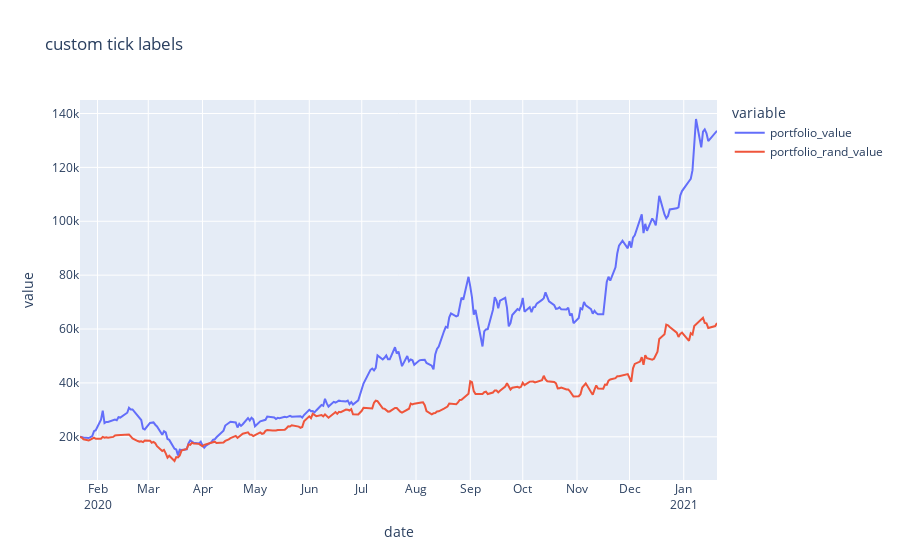

Notebook cell for this chart:
### Code cell
import plotly.express as px
fig = px.line(df_result, x="date", y=['portfolio_value', 'portfolio_rand_value'],
              hover_data={"date": "|%B %d, %Y"},
              title='custom tick labels')
fig.update_xaxes(
    dtick="M1",
    tickformat="%b\n%Y")
fig.show()

### Figure 1 — Plotly figure (JSON) as saved in the notebook; plotly's stock layout.template omitted (floating-point values rounded to 4 significant figures; data arrays with more than 128 entries replaced by an {"elided": "..."} marker saying what was removed)
{"data": [{"hovertemplate": "variable=portfolio_value<br>date=%{x|%B %d, %Y}<br>value=%{y}<extra></extra>", "legendgroup": "portfolio_value", "line": {"color": "#636efa", "dash": "solid"}, "marker": {"symbol": "circle"}, "mode": "lines", "name": "portfolio_value", "orientation": "v", "showlegend": true, "type": "scatter", "x": {"elided": "252 str values"}, "xaxis": "x", "y": {"elided": "252 float values"}, "yaxis": "y"}, {"hovertemplate": "variable=portfolio_rand_value<br>date=%{x|%B %d, %Y}<br>value=%{y}<extra></extra>", "legendgroup": "portfolio_rand_value", "line": {"color": "#EF553B", "dash": "solid"}, "marker": {"symbol": "circle"}, "mode": "lines", "name": "portfolio_rand_value", "orientation": "v", "showlegend": true, "type": "scatter", "x": {"elided": "252 str values"}, "xaxis": "x", "y": {"elided": "252 float values"}, "yaxis": "y"}], "layout": {"autosize": true, "legend": {"title": {"text": "variable"}, "tracegroupgap": 0}, "title": {"text": "custom tick labels"}, "xaxis": {"anchor": "y", "autorange": true, "domain": [0, 1], "dtick": "M1", "range": ["2020-01-22", "2021-01-20"], "tickformat": "%b\n%Y", "title": {"text": "date"}, "type": "date"}, "yaxis": {"anchor": "x", "autorange": true, "domain": [0, 1], "range": [3959.0, 145000.0], "title": {"text": "value"}, "type": "linear"}}}
